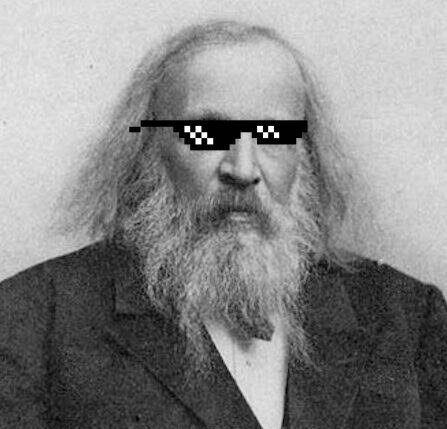
#> input picture py_gadgets/dmitri.jpeg, 447 x 429 px
$ python image_blur.py
#> lines starting #> are read from the running program, lines starting #| are printed output that depends on the picture
# Andy Yu
# Nov 23, 2023
# Image blurring: 2d convolution, greyscale only
from PIL import Image
import scipy, numpy
BLUR = 24
img = Image.open("dmitri.jpeg")
#> img is the input picture: PIL image 447x429 L; min 0, max 255, mean 134
pixels = img.load()
pix_arr = []
for i in range(img.size[1]):
    row = []
    for j in range(img.size[0]):
        row.append(pixels[j, i])
    pix_arr.append(row)
#> after the loop, pix_arr = 429 items
print(img.size)
#| (447, 429)

kernel_size = BLUR
sigma = BLUR/3
kernel = numpy.fromfunction(lambda x, y: (1/(2*numpy.pi*sigma**2)) * numpy.exp(-((x-(kernel_size-1)/2)**2 + (y-(kernel_size-1)/2)**2)/(2*sigma**2)),
                         (kernel_size, kernel_size))
kernel /= numpy.sum(kernel) # Normalize

new = Image.fromarray(scipy.ndimage.convolve(pix_arr, kernel).astype(numpy.uint8), "L")
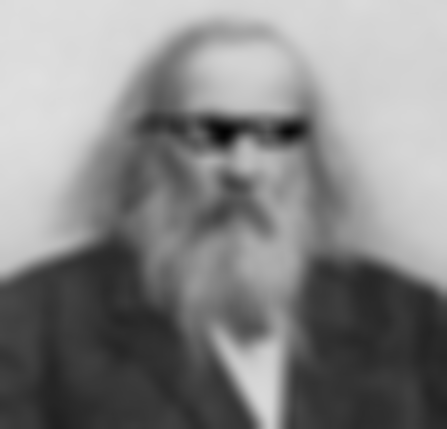
#> new: PIL image 447x429 L; min 2, max 223, mean 133.4
new.show()
